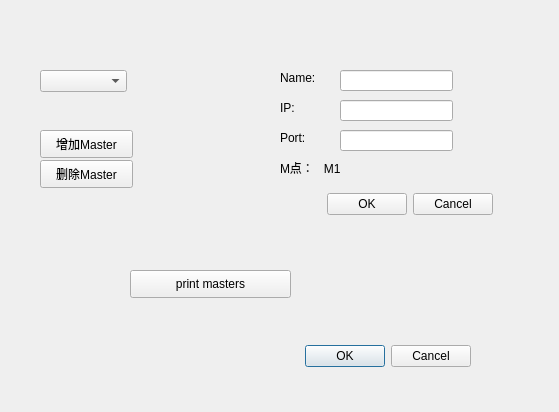
<?xml version="1.0" encoding="UTF-8"?>
<ui version="4.0">
 <class>Dialog</class>
 <widget class="QDialog" name="Dialog">
  <property name="geometry">
   <rect>
    <x>0</x>
    <y>0</y>
    <width>559</width>
    <height>412</height>
   </rect>
  </property>
  <property name="windowTitle">
   <string>Dialog</string>
  </property>
  <widget class="QPushButton" name="btnDelMaster">
   <property name="geometry">
    <rect>
     <x>40</x>
     <y>160</y>
     <width>93</width>
     <height>28</height>
    </rect>
   </property>
   <property name="text">
    <string>删除Master</string>
   </property>
  </widget>
  <widget class="QComboBox" name="comboBox_masters">
   <property name="geometry">
    <rect>
     <x>40</x>
     <y>70</y>
     <width>87</width>
     <height>22</height>
    </rect>
   </property>
  </widget>
  <widget class="QDialogButtonBox" name="buttonBox">
   <property name="geometry">
    <rect>
     <x>130</x>
     <y>340</y>
     <width>341</width>
     <height>32</height>
    </rect>
   </property>
   <property name="orientation">
    <enum>Qt::Horizontal</enum>
   </property>
   <property name="standardButtons">
    <set>QDialogButtonBox::Cancel|QDialogButtonBox::Ok</set>
   </property>
  </widget>
  <widget class="QPushButton" name="btnAddMaster">
   <property name="geometry">
    <rect>
     <x>40</x>
     <y>130</y>
     <width>93</width>
     <height>28</height>
    </rect>
   </property>
   <property name="text">
    <string>增加Master</string>
   </property>
  </widget>
  <widget class="QPushButton" name="btnPrint">
   <property name="geometry">
    <rect>
     <x>130</x>
     <y>270</y>
     <width>161</width>
     <height>28</height>
    </rect>
   </property>
   <property name="text">
    <string>print masters</string>
   </property>
  </widget>
  <widget class="QWidget" name="widget_addMaster" native="true">
   <property name="geometry">
    <rect>
     <x>230</x>
     <y>40</y>
     <width>291</width>
     <height>201</height>
    </rect>
   </property>
   <widget class="QLineEdit" name="lineEdit_IP">
    <property name="geometry">
     <rect>
      <x>110</x>
      <y>60</y>
      <width>113</width>
      <height>21</height>
     </rect>
    </property>
   </widget>
   <widget class="QLineEdit" name="lineEdit_Port">
    <property name="geometry">
     <rect>
      <x>110</x>
      <y>90</y>
      <width>113</width>
      <height>21</height>
     </rect>
    </property>
   </widget>
   <widget class="QLabel" name="label_9">
    <property name="geometry">
     <rect>
      <x>50</x>
      <y>60</y>
      <width>41</width>
      <height>16</height>
     </rect>
    </property>
    <property name="text">
     <string>IP:</string>
    </property>
   </widget>
   <widget class="QLabel" name="label_10">
    <property name="geometry">
     <rect>
      <x>50</x>
      <y>90</y>
      <width>41</width>
      <height>16</height>
     </rect>
    </property>
    <property name="text">
     <string>Port:</string>
    </property>
   </widget>
   <widget class="QDialogButtonBox" name="buttonBox_2">
    <property name="geometry">
     <rect>
      <x>70</x>
      <y>150</y>
      <width>193</width>
      <height>28</height>
     </rect>
    </property>
    <property name="standardButtons">
     <set>QDialogButtonBox::Cancel|QDialogButtonBox::Ok</set>
    </property>
   </widget>
   <widget class="QLabel" name="label_11">
    <property name="geometry">
     <rect>
      <x>50</x>
      <y>30</y>
      <width>41</width>
      <height>16</height>
     </rect>
    </property>
    <property name="text">
     <string>Name:</string>
    </property>
   </widget>
   <widget class="QLineEdit" name="lineEdit_Name">
    <property name="geometry">
     <rect>
      <x>110</x>
      <y>30</y>
      <width>113</width>
      <height>21</height>
     </rect>
    </property>
   </widget>
   <widget class="QLabel" name="label_12">
    <property name="geometry">
     <rect>
      <x>50</x>
      <y>120</y>
      <width>141</width>
      <height>16</height>
     </rect>
    </property>
    <property name="text">
     <string>M点：   M1</string>
    </property>
   </widget>
  </widget>
 </widget>
 <resources/>
 <connections/>
</ui>
